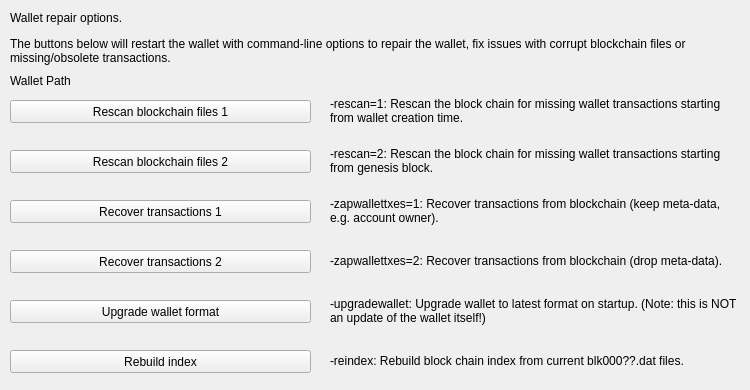
     <widget class="QWidget" name="pageRepair">
      <widget class="QPushButton" name="btn_rescan1">
       <property name="geometry">
        <rect>
         <x>10</x>
         <y>100</y>
         <width>301</width>
         <height>23</height>
        </rect>
       </property>
       <property name="minimumSize">
        <size>
         <width>180</width>
         <height>23</height>
        </size>
       </property>
       <property name="text">
        <string>Rescan blockchain files 1</string>
       </property>
      </widget>
      <widget class="QPushButton" name="btn_rescan2">
       <property name="geometry">
        <rect>
         <x>10</x>
         <y>150</y>
         <width>301</width>
         <height>23</height>
        </rect>
       </property>
       <property name="minimumSize">
        <size>
         <width>180</width>
         <height>23</height>
        </size>
       </property>
       <property name="text">
        <string>Rescan blockchain files 2</string>
       </property>
      </widget>
      <widget class="QPushButton" name="btn_zapwallettxes1">
       <property name="geometry">
        <rect>
         <x>10</x>
         <y>200</y>
         <width>301</width>
         <height>23</height>
        </rect>
       </property>
       <property name="minimumSize">
        <size>
         <width>180</width>
         <height>23</height>
        </size>
       </property>
       <property name="text">
        <string>Recover transactions 1</string>
       </property>
      </widget>
      <widget class="QPushButton" name="btn_zapwallettxes2">
       <property name="geometry">
        <rect>
         <x>10</x>
         <y>250</y>
         <width>301</width>
         <height>23</height>
        </rect>
       </property>
       <property name="minimumSize">
        <size>
         <width>180</width>
         <height>23</height>
        </size>
       </property>
       <property name="text">
        <string>Recover transactions 2</string>
       </property>
      </widget>
      <widget class="QPushButton" name="btn_upgradewallet">
       <property name="geometry">
        <rect>
         <x>10</x>
         <y>300</y>
         <width>301</width>
         <height>23</height>
        </rect>
       </property>
       <property name="minimumSize">
        <size>
         <width>180</width>
         <height>23</height>
        </size>
       </property>
       <property name="text">
        <string>Upgrade wallet format</string>
       </property>
      </widget>
      <widget class="QLabel" name="label_repair_helptext">
       <property name="geometry">
        <rect>
         <x>10</x>
         <y>30</y>
         <width>711</width>
         <height>41</height>
        </rect>
       </property>
       <property name="text">
        <string>The buttons below will restart the wallet with command-line options to repair the wallet, fix issues with corrupt blockchain files or missing/obsolete transactions.</string>
       </property>
       <property name="wordWrap">
        <bool>true</bool>
       </property>
      </widget>
      <widget class="QLabel" name="label_repair_rescan1">
       <property name="geometry">
        <rect>
         <x>330</x>
         <y>90</y>
         <width>411</width>
         <height>41</height>
        </rect>
       </property>
       <property name="text">
        <string>-rescan=1: Rescan the block chain for missing wallet transactions starting from wallet creation time.</string>
       </property>
       <property name="wordWrap">
        <bool>true</bool>
       </property>
      </widget>
      <widget class="QLabel" name="label_repair_rescan2">
       <property name="geometry">
        <rect>
         <x>330</x>
         <y>140</y>
         <width>411</width>
         <height>41</height>
        </rect>
       </property>
       <property name="text">
        <string>-rescan=2: Rescan the block chain for missing wallet transactions starting from genesis block.</string>
       </property>
       <property name="wordWrap">
        <bool>true</bool>
       </property>
      </widget>
      <widget class="QLabel" name="label_repair_zap1">
       <property name="geometry">
        <rect>
         <x>330</x>
         <y>190</y>
         <width>411</width>
         <height>41</height>
        </rect>
       </property>
       <property name="text">
        <string>-zapwallettxes=1: Recover transactions from blockchain (keep meta-data, e.g. account owner).</string>
       </property>
       <property name="wordWrap">
        <bool>true</bool>
       </property>
      </widget>
      <widget class="QLabel" name="label_repair_zap2">
       <property name="geometry">
        <rect>
         <x>330</x>
         <y>240</y>
         <width>411</width>
         <height>41</height>
        </rect>
       </property>
       <property name="text">
        <string>-zapwallettxes=2: Recover transactions from blockchain (drop meta-data).</string>
       </property>
       <property name="wordWrap">
        <bool>true</bool>
       </property>
      </widget>
      <widget class="QLabel" name="label_repair_upgrade">
       <property name="geometry">
        <rect>
         <x>330</x>
         <y>290</y>
         <width>411</width>
         <height>41</height>
        </rect>
       </property>
       <property name="text">
        <string>-upgradewallet: Upgrade wallet to latest format on startup. (Note: this is NOT an update of the wallet itself!)</string>
       </property>
       <property name="wordWrap">
        <bool>true</bool>
       </property>
      </widget>
      <widget class="QLabel" name="label_repair_header">
       <property name="geometry">
        <rect>
         <x>10</x>
         <y>10</y>
         <width>711</width>
         <height>16</height>
        </rect>
       </property>
       <property name="text">
        <string>Wallet repair options.</string>
       </property>
       <property name="wordWrap">
        <bool>true</bool>
       </property>
      </widget>
      <widget class="QPushButton" name="btn_reindex">
       <property name="geometry">
        <rect>
         <x>10</x>
         <y>350</y>
         <width>301</width>
         <height>23</height>
        </rect>
       </property>
       <property name="text">
        <string>Rebuild index</string>
       </property>
      </widget>
      <widget class="QLabel" name="label_repair_reindex">
       <property name="geometry">
        <rect>
         <x>330</x>
         <y>340</y>
         <width>411</width>
         <height>41</height>
        </rect>
       </property>
       <property name="text">
        <string>-reindex: Rebuild block chain index from current blk000??.dat files.</string>
       </property>
       <property name="wordWrap">
        <bool>true</bool>
       </property>
      </widget>
      <widget class="QLabel" name="wallet_path">
       <property name="geometry">
        <rect>
         <x>10</x>
         <y>70</y>
         <width>731</width>
         <height>21</height>
        </rect>
       </property>
       <property name="text">
        <string>Wallet Path</string>
       </property>
      </widget>
     </widget>
